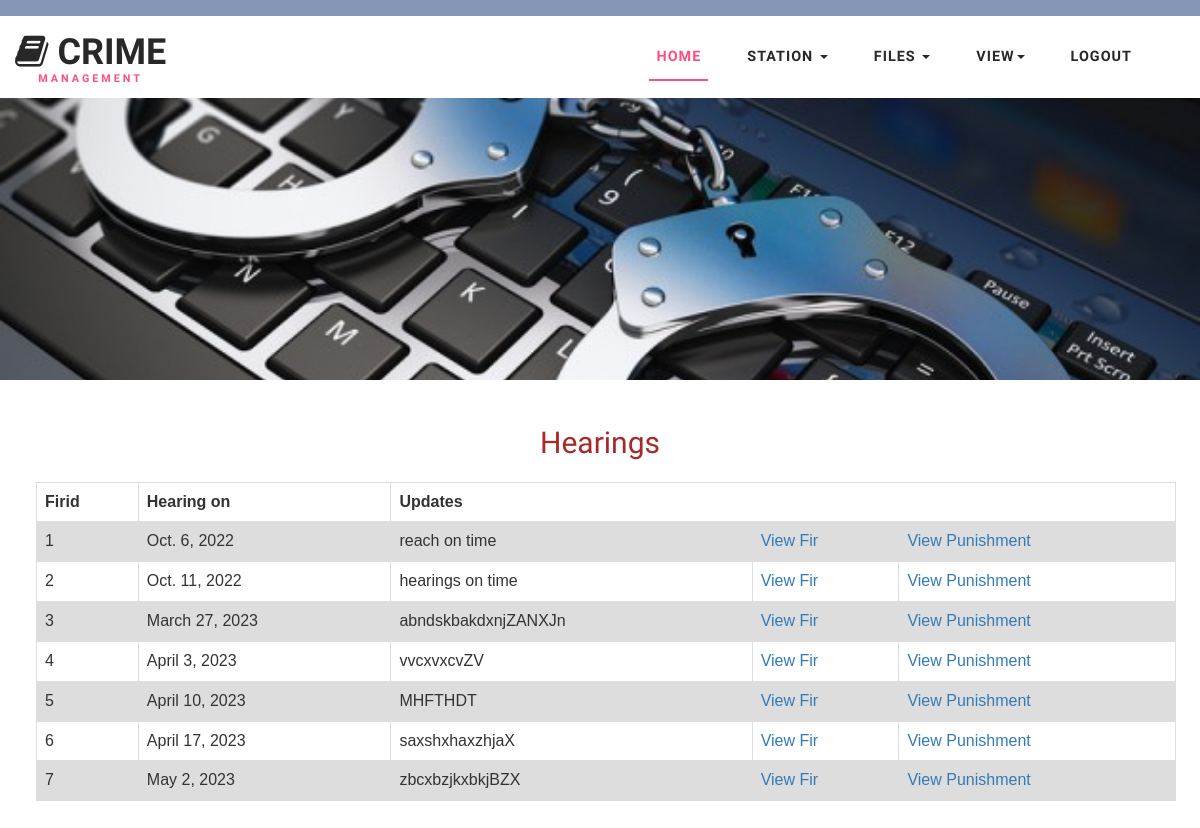
The app's page /adminviewhearingdetails with its own data.
### crimeapp/models.py (models this page shows)
class Hearing(models.Model):
    firid=models.ForeignKey(Fir,on_delete=models.CASCADE,blank=True,null=True)
    heardate=models.DateField()
    updates=models.CharField(max_length=100)

class Fir(models.Model):
    cid=models.ForeignKey(Complaint,on_delete=models.CASCADE,blank=True,null=True)
    crid=models.ForeignKey(Criminal,on_delete=models.CASCADE,blank=True,null=True)
    firdate=models.DateField(auto_now=True)
    lawapplied=models.CharField(max_length=100)
    details=models.CharField(max_length=100)

### crimeapp/views.py (the view)
# urls.py: path('adminviewhearingdetails', views.adminviewhearingdetails),
def adminviewhearingdetails(request):
    h=Hearing.objects.all().values('id')
    d=Punishment.objects.filter(hid__in=h).values_list('hid',flat=True)
    data = Hearing.objects.all()
    return render(request, 'adminviewhearingdetails.html', {'data': data,'d':d})

### template/adminviewhearingdetails.html (shortened to what this page needs)
{% extends 'adminheader.html' %}
{% block content1 %}
<form method="POST">
<br>
<br>
<h2 align="center" style="color:brown">Hearings</h2>
<br>
<table class="customers">
<tr>
    <th>Firid</th>
    <th>Hearing on</th>
    <th colspan="3">Updates</th>
</tr>
    {% for x in data %}
    <tr>
        <td>{{x.firid.id}}</td>
        <td>{{x.heardate}}</td>
        <td>{{x.updates}}</td>
        <td><a href='/adminviewfirdetails?id={{x.firid.id}}'>View Fir</a></td>
        {% if x.id in d %}
        <td><a href='/adminviewpunishment?id={{x.id}}'>View Punishment</a></td>
        {% endif %}
        </tr>
    {% endfor %}
</table>
<br>
<br>
<br>
<br>
<br>
<br>
<br>
<br>
</form>
{% endblock %}

### static/css/style.css (style rules this page uses)
html, body { margin: 0; font-size: 100%; background: #fff; font-family: 'Work Sans', sans-serif; }
body a { text-decoration: none; transition: 0.5s all; -webkit-transition: 0.5s all; -moz-transition: 0.5s all; -o-transition: 0.5s all; -ms-transition: 0.5s all; }
h1, h2, h3, h4, h5, h6 { margin: 0; font-family: 'Work Sans', sans-serif; }

### template/adminviewhearingdetails.html (style rules this page uses)
table { font-family: arial, sans-serif; border-collapse: collapse; width: 95%; margin-left: 3%; border: #000000; }
td, th { border: 1px solid #dddddd; text-align: left; padding: 8px; }
tr:nth-child(even) { background-color: #dddddd; }

### records on screen
Hearing: firid.id "1", heardate "Oct. 6, 2022", updates "reach on time"
Hearing: firid.id "2", heardate "Oct. 11, 2022", updates "hearings on time"
Hearing: firid.id "3", heardate "March 27, 2023", updates "abndskbakdxnjZANXJn"
Hearing: firid.id "4", heardate "April 3, 2023", updates "vvcxvxcvZV"
Hearing: firid.id "5", heardate "April 10, 2023", updates "MHFTHDT"
Hearing: firid.id "6", heardate "April 17, 2023", updates "saxshxhaxzhjaX"
Hearing: firid.id "7", heardate "May 2, 2023", updates "zbcxbzjkxbkjBZX"
